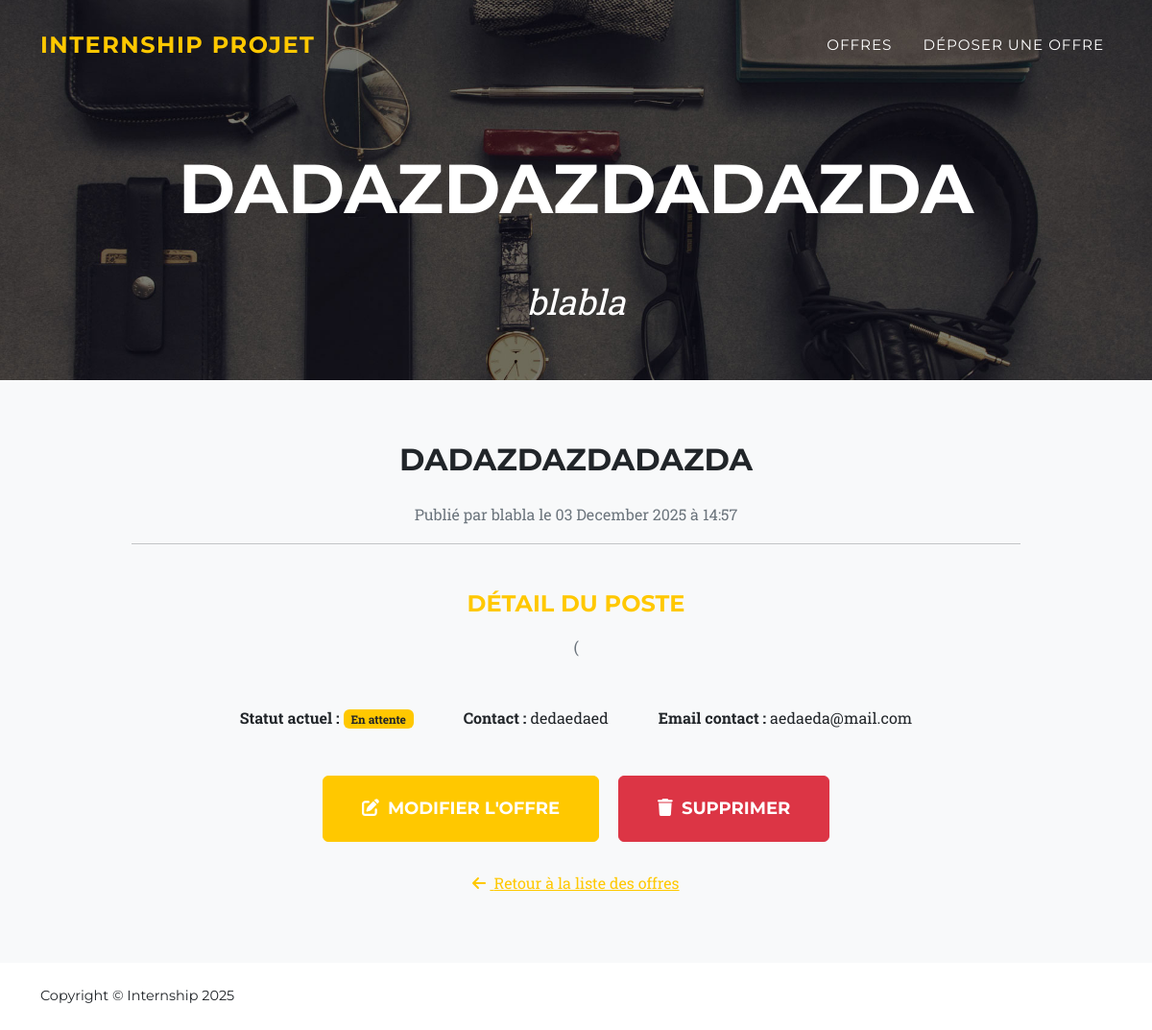
Screenshot of /offres/8/ with the database file from the repository.
### internship_projet/models.py (models this page shows, shortened)
class Offre(models.Model):
    ETAT_CHOICES = [
        ('En attente', 'En attente validation'),
        ('Validée', 'Validée'),
        ('Refusée', 'Refusée'),
        ('Clôturée', 'Clôturée'),
    ]
    IDOffre = models.AutoField(primary_key=True)
    Organisme = models.CharField(max_length=100, verbose_name="Nom de l'organisme")
    NomContact = models.CharField(max_length=100, verbose_name="Nom et prénom du contact")
    EmailContact = models.EmailField(verbose_name="Email du contact")
    Titre = models.CharField(max_length=100, verbose_name="Titre du stage")
    Detail = models.TextField(verbose_name="Détail du stage")
    DateDepot = models.DateTimeField(default=timezone.now, verbose_name="Date de dépôt")
    Etat = models.CharField(max_length=30, choices=ETAT_CHOICES, default='En attente')

### internship_projet/views.py (the view)
# urls.py: path('offres/<int:offre_id>/', views.detail_offre, name='detail_offre'),
def detail_offre(request, offre_id):
    lOffre = get_object_or_404(Offre, IDOffre=offre_id)
    return render(request, 'internship_projet/detail_offre.html', {'offre': lOffre})

### internship_projet/templates/internship_projet/detail_offre.html (shortened to what this page needs)
{% extends 'internship_projet/base.html' %}
{% block header_title %}{{ offre.Titre }}{% endblock %}
{% block header_subtitle %}{{ offre.Organisme }}{% endblock %}
{% block content %}
<section class="page-section bg-light" id="offre-detail">
    <div class="container">
        <div class="row justify-content-center">
            <div class="col-lg-10">
                <div class="modal-body text-center">
                    <h2 class="text-uppercase mb-4">{{ offre.Titre }}</h2>
                    <p class="item-intro text-muted">
                         Publié par {{ offre.Organisme }}    le {{ offre.DateDepot|date:"d F Y à H:i" }}
                    </p>
                    <hr class="mb-5">
                    <h4 class="text-uppercase text-primary mb-3">Détail du poste</h4>
                    <p class="large text-muted mb-5">
                         {{ offre.Detail }}
                    </p>
                    <ul class="list-inline my-4">
                        <li class="list-inline-item mx-4">
                            <strong class="text-dark">Statut actuel :</strong>
                            <span class="badge {% if offre.Etat == 'Validée' %}bg-success{% elif offre.Etat == 'En attente' %}bg-warning text-dark{% elif offre.Etat == 'Refusée' %}bg-danger{% else %}bg-secondary{% endif %}">
                                 {{ offre.Etat }}
                            </span>
                        </li>
                        <li class="list-inline-item mx-4">
                             <strong class="text-dark">Contact :</strong> {{ offre.NomContact }}
                        </li>
                        <li class="list-inline-item mx-4">
                             <strong class="text-dark">Email contact :</strong> {{ offre.EmailContact }}
                        </li>
                    </ul>
                    <div class="mt-5">
                        <a href="{% url 'modifier_offre' offre_id=offre.IDOffre %}" class="btn btn-primary btn-xl text-uppercase">
                            <i class="fas fa-edit me-1"></i> Modifier l'offre
                        </a>
                        <a href="{% url 'supprimer_offre' offre_id=offre.IDOffre %}" class="btn btn-danger btn-xl text-uppercase ms-3">
                            <i class="fas fa-trash me-1"></i> Supprimer
                        </a>
                    </div>
                    <a class="btn btn-link mt-4" href="{% url 'liste_offres' %}">
                        <i class="fas fa-arrow-left me-1"></i> Retour à la liste des offres
                    </a>
                </div>
            </div>
        </div>
    </div>
</section>
{% endblock %}

### rows the page displays
Offre: Titre "DADAZDAZDADAZDA", Organisme "blabla", DateDepot "03 December 2025 à 14:57", Detail "(", Etat "En attente", NomContact "dedaedaed", EmailContact "aedaeda@mail.com"
